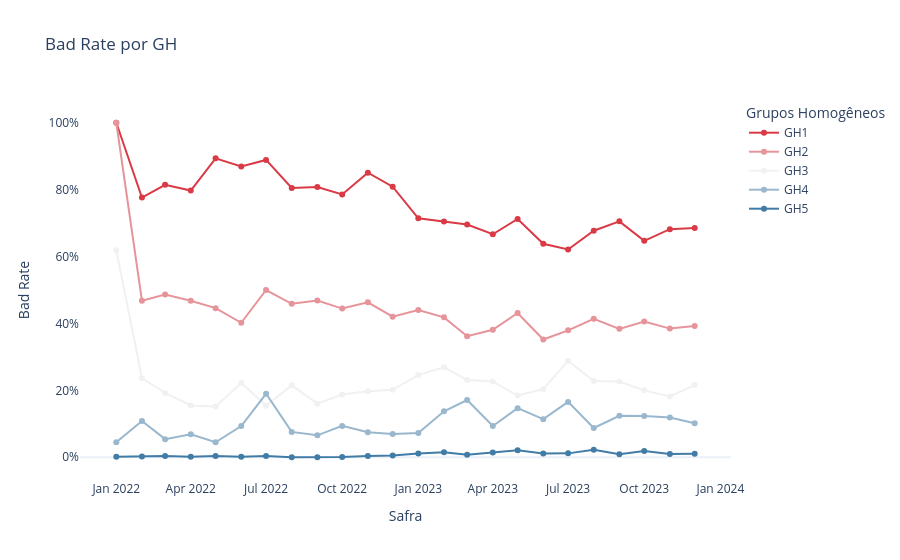
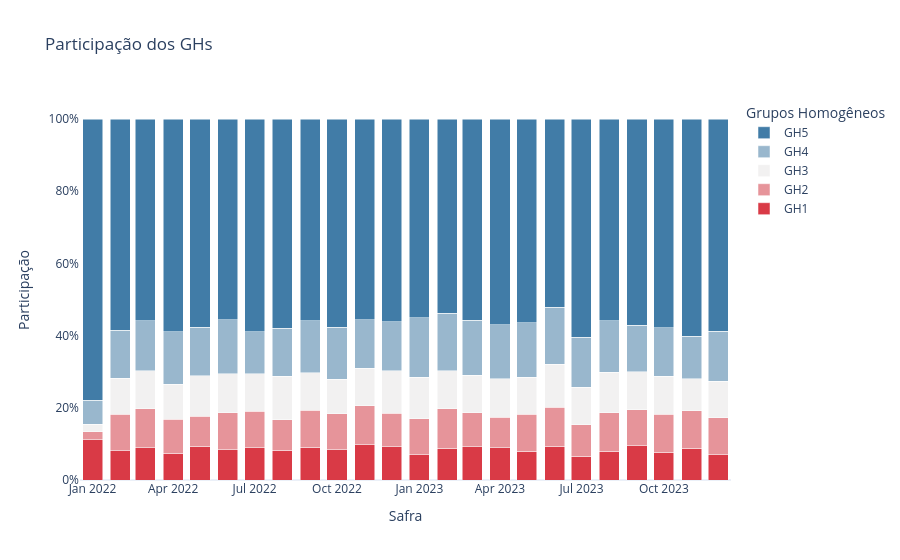

Notebook cell for these charts, in order:
### Markdown cell above
### Grupos Homogêneos: Bad Rate e Share

### Code cell
fig_rate, fig_share = evaluator.plot_event_rate()

fig_rate.show()
fig_share.show()
